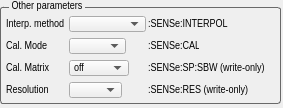
     <widget class="QWidget" name="widget_hera_03_other_params" native="true">
      <property name="geometry">
       <rect>
        <x>9</x>
        <y>256</y>
        <width>283</width>
        <height>108</height>
       </rect>
      </property>
      <widget class="QGroupBox" name="groupBox_ar_params_10">
       <property name="geometry">
        <rect>
         <x>0</x>
         <y>0</y>
         <width>281</width>
         <height>104</height>
        </rect>
       </property>
       <property name="font">
        <font>
         <family>Arial Narrow</family>
         <pointsize>8</pointsize>
        </font>
       </property>
       <property name="styleSheet">
        <string notr="true">QGroupBox {

    border: 1px solid gray;
    border-color: #696969;
    border-radius: 3px;
    margin-top: 7px;
}

QGroupBox::title {
    subcontrol-origin: margin;
    left: 9px;
    padding: 0px 1px 0px 1px;
}</string>
       </property>
       <property name="title">
        <string>Other parameters</string>
       </property>
       <property name="alignment">
        <set>Qt::AlignLeading|Qt::AlignLeft|Qt::AlignVCenter</set>
       </property>
       <widget class="QWidget" name="gridLayoutWidget_11">
        <property name="geometry">
         <rect>
          <x>6</x>
          <y>16</y>
          <width>305</width>
          <height>84</height>
         </rect>
        </property>
        <layout class="QGridLayout" name="gridLayout_7">
         <property name="horizontalSpacing">
          <number>2</number>
         </property>
         <property name="verticalSpacing">
          <number>6</number>
         </property>
         <item row="0" column="2">
          <widget class="QLabel" name="label_int_time_28">
           <property name="minimumSize">
            <size>
             <width>0</width>
             <height>16</height>
            </size>
           </property>
           <property name="maximumSize">
            <size>
             <width>16777215</width>
             <height>16</height>
            </size>
           </property>
           <property name="font">
            <font>
             <family>Arial Narrow</family>
             <pointsize>8</pointsize>
            </font>
           </property>
           <property name="text">
            <string>:SENSe:INTERPOL</string>
           </property>
          </widget>
         </item>
         <item row="2" column="0">
          <widget class="QLabel" name="label_ar_adjmin_5">
           <property name="minimumSize">
            <size>
             <width>0</width>
             <height>16</height>
            </size>
           </property>
           <property name="maximumSize">
            <size>
             <width>16777215</width>
             <height>16</height>
            </size>
           </property>
           <property name="font">
            <font>
             <family>Arial Narrow</family>
             <pointsize>8</pointsize>
            </font>
           </property>
           <property name="text">
            <string>Cal. Matrix</string>
           </property>
          </widget>
         </item>
         <item row="0" column="0">
          <widget class="QLabel" name="label_sbw_15">
           <property name="minimumSize">
            <size>
             <width>61</width>
             <height>16</height>
            </size>
           </property>
           <property name="maximumSize">
            <size>
             <width>61</width>
             <height>16</height>
            </size>
           </property>
           <property name="font">
            <font>
             <family>Arial Narrow</family>
             <pointsize>8</pointsize>
            </font>
           </property>
           <property name="text">
            <string>Interp. method</string>
           </property>
          </widget>
         </item>
         <item row="0" column="1">
          <widget class="QComboBox" name="comboBox_hera_interp_method">
           <property name="minimumSize">
            <size>
             <width>77</width>
             <height>16</height>
            </size>
           </property>
           <property name="maximumSize">
            <size>
             <width>77</width>
             <height>16</height>
            </size>
           </property>
           <property name="font">
            <font>
             <family>Arial Narrow</family>
             <pointsize>8</pointsize>
            </font>
           </property>
           <property name="layoutDirection">
            <enum>Qt::LeftToRight</enum>
           </property>
           <property name="editable">
            <bool>false</bool>
           </property>
           <property name="placeholderText">
            <string>clooooosed</string>
           </property>
           <item>
            <property name="text">
             <string>linear</string>
            </property>
           </item>
           <item>
            <property name="text">
             <string>cosine</string>
            </property>
           </item>
           <item>
            <property name="text">
             <string>cubic</string>
            </property>
           </item>
           <item>
            <property name="text">
             <string>Catmull-Rom</string>
            </property>
           </item>
           <item>
            <property name="text">
             <string>Hermite</string>
            </property>
           </item>
          </widget>
         </item>
         <item row="3" column="1">
          <widget class="QComboBox" name="comboBox_hera_res_write_only">
           <property name="minimumSize">
            <size>
             <width>53</width>
             <height>16</height>
            </size>
           </property>
           <property name="maximumSize">
            <size>
             <width>53</width>
             <height>16</height>
            </size>
           </property>
           <property name="font">
            <font>
             <family>Arial Narrow</family>
             <pointsize>8</pointsize>
            </font>
           </property>
           <property name="layoutDirection">
            <enum>Qt::LeftToRight</enum>
           </property>
           <property name="editable">
            <bool>false</bool>
           </property>
           <property name="placeholderText">
            <string>clooooosed</string>
           </property>
           <item>
            <property name="text">
             <string>0.5nm</string>
            </property>
           </item>
           <item>
            <property name="text">
             <string>1nm</string>
            </property>
           </item>
           <item>
            <property name="text">
             <string>2.5nm</string>
            </property>
           </item>
           <item>
            <property name="text">
             <string>5nm</string>
            </property>
           </item>
           <item>
            <property name="text">
             <string>10nm</string>
            </property>
           </item>
          </widget>
         </item>
         <item row="3" column="2">
          <widget class="QLabel" name="label_ar_max_int_time_10">
           <property name="minimumSize">
            <size>
             <width>161</width>
             <height>16</height>
            </size>
           </property>
           <property name="maximumSize">
            <size>
             <width>161</width>
             <height>16</height>
            </size>
           </property>
           <property name="font">
            <font>
             <family>Arial Narrow</family>
             <pointsize>8</pointsize>
            </font>
           </property>
           <property name="text">
            <string>:SENSe:RES (write-only)</string>
           </property>
          </widget>
         </item>
         <item row="2" column="1">
          <widget class="QComboBox" name="comboBox_hera_sbw_write_only">
           <property name="minimumSize">
            <size>
             <width>60</width>
             <height>16</height>
            </size>
           </property>
           <property name="maximumSize">
            <size>
             <width>60</width>
             <height>16</height>
            </size>
           </property>
           <property name="font">
            <font>
             <family>Arial Narrow</family>
             <pointsize>8</pointsize>
            </font>
           </property>
           <property name="layoutDirection">
            <enum>Qt::LeftToRight</enum>
           </property>
           <property name="editable">
            <bool>false</bool>
           </property>
           <item>
            <property name="text">
             <string>off</string>
            </property>
           </item>
           <item>
            <property name="text">
             <string>user</string>
            </property>
           </item>
          </widget>
         </item>
         <item row="3" column="0">
          <widget class="QLabel" name="label_ar_freq_4">
           <property name="minimumSize">
            <size>
             <width>0</width>
             <height>16</height>
            </size>
           </property>
           <property name="maximumSize">
            <size>
             <width>16777215</width>
             <height>16</height>
            </size>
           </property>
           <property name="font">
            <font>
             <family>Arial Narrow</family>
             <pointsize>8</pointsize>
            </font>
           </property>
           <property name="text">
            <string>Resolution</string>
           </property>
          </widget>
         </item>
         <item row="2" column="2">
          <widget class="QLabel" name="label_ar_max_int_time_9">
           <property name="minimumSize">
            <size>
             <width>161</width>
             <height>16</height>
            </size>
           </property>
           <property name="maximumSize">
            <size>
             <width>161</width>
             <height>16</height>
            </size>
           </property>
           <property name="font">
            <font>
             <family>Arial Narrow</family>
             <pointsize>8</pointsize>
            </font>
           </property>
           <property name="text">
            <string>:SENSe:SP:SBW (write-only)</string>
           </property>
          </widget>
         </item>
         <item row="1" column="1">
          <widget class="QComboBox" name="comboBox_hera_cal_memory">
           <property name="minimumSize">
            <size>
             <width>57</width>
             <height>16</height>
            </size>
           </property>
           <property name="maximumSize">
            <size>
             <width>57</width>
             <height>16</height>
            </size>
           </property>
           <property name="font">
            <font>
             <family>Arial Narrow</family>
             <pointsize>8</pointsize>
            </font>
           </property>
           <property name="layoutDirection">
            <enum>Qt::LeftToRight</enum>
           </property>
           <property name="editable">
            <bool>false</bool>
           </property>
           <property name="placeholderText">
            <string>clooooosed</string>
           </property>
           <item>
            <property name="text">
             <string>factory</string>
            </property>
           </item>
           <item>
            <property name="text">
             <string>user</string>
            </property>
           </item>
          </widget>
         </item>
         <item row="1" column="2">
          <widget class="QLabel" name="label_int_time_29">
           <property name="minimumSize">
            <size>
             <width>51</width>
             <height>16</height>
            </size>
           </property>
           <property name="maximumSize">
            <size>
             <width>51</width>
             <height>16</height>
            </size>
           </property>
           <property name="font">
            <font>
             <family>Arial Narrow</family>
             <pointsize>8</pointsize>
            </font>
           </property>
           <property name="text">
            <string>:SENSe:CAL</string>
           </property>
          </widget>
         </item>
         <item row="1" column="0">
          <widget class="QLabel" name="label_ar_adjmin_6">
           <property name="minimumSize">
            <size>
             <width>0</width>
             <height>16</height>
            </size>
           </property>
           <property name="maximumSize">
            <size>
             <width>16777215</width>
             <height>16</height>
            </size>
           </property>
           <property name="font">
            <font>
             <family>Arial Narrow</family>
             <pointsize>8</pointsize>
            </font>
           </property>
           <property name="text">
            <string>Cal. Mode</string>
           </property>
          </widget>
         </item>
        </layout>
       </widget>
      </widget>
     </widget>
